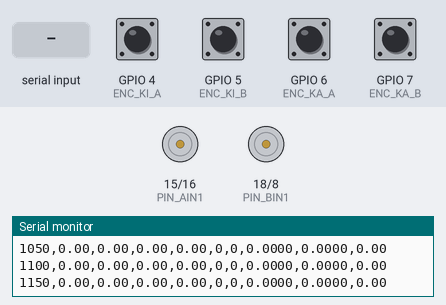
The sketch below on a simulated ESP32-S3. Parts: motor-driver pin pairs drawn as motors (green arrow = first pin HIGH = forward, orange = second pin HIGH = backward, longer = more drive, scaled by the enable pin), the last lines printed to the serial monitor. The inputs (shaded band) are chosen by the test bench; at power-on: GPIO 4 (ENC_KI_A), GPIO 5 (ENC_KI_B), GPIO 6 (ENC_KA_A), GPIO 7 (ENC_KA_B) HIGH.

Above: at 1.2 s.
1.3 s: "t90\n" received over Serial
At 1.46 s:
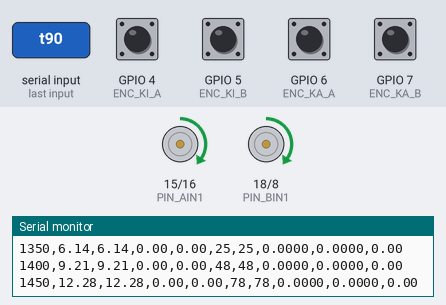
At 2.67 s:
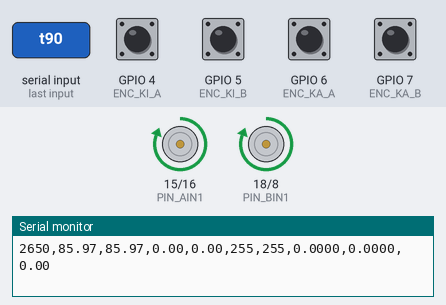
4.3 s: "a 100\n" received over Serial
5.8 s: "p\n" received over Serial
Timing chart, 0 to 8.8 s (numbered marks = the images above; inputs shaded):
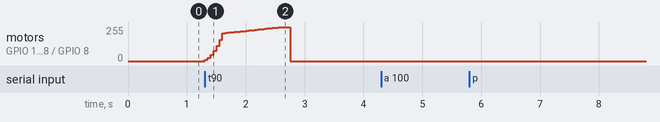

The sketch:

Uji_PID_Kecepatan_Roda_v2.ino
```cpp
// =====================================================================
// Uji PID Kecepatan Roda v2 (ESP32-S3 DevKit N16R8 + TB6612FNG + 2x JGA25-370)
//
// Perubahan terhadap Uji_Feedback_Encoder.ino (hasil analisis monev B400 rev 002):
//  1. Pin mengikuti PCB utama (SPEK_BERSAMA): motor kiri 15/16/17, encoder kanan 6/7.
//  2. Encoder dekode 4x (CHANGE di C1 dan C2). Kecepatan tetap dinyatakan dalam
//     "tick 1x per 50 ms" supaya gain hasil simulasi bisa dipakai langsung.
//  3. Kecepatan bertanda (tanpa abs) + PWM dua arah -> bisa maju, mundur, putar di tempat.
//  4. Tanda encoder dan motor bisa dibalik per sisi (encoder kanan terbalik saat uji 15 Okt).
//  5. Gain awal 0,75 / 2,25 / 0,25 (bentuk per-sampel, Ts 50 ms), derivatif dari
//     pengukuran (tanpa derivative kick), anti-windup bersyarat.
//  6. Pembatas akselerasi target (profil trapesium) -> gerak halus, arus rendah,
//     perlambatan jauh di bawah batas tip-over (~2,8 m/s^2).
//  7. Odometri (x, y, theta) RK2 dan reset origin, untuk validasi jarak.
//  8. Mode uji step 1 / step 2 / ramp otomatis + log CSV untuk plot respons.
//
// Asumsi yang WAJIB dicek (lihat B400 rev 002, tabel parameter):
//  - CPR_1X = 517 tick per putaran roda pada dekode 1x (11 PPR x rasio 47). Ukur:
//    perintah "c" lalu putar roda tepat 10 putaran dengan tangan, baca jumlah tick.
//  - Diameter roda 67 mm, track 231 mm.
//
// PERINGATAN - KONSTANTA TANDA (SIGN_*) BELUM DIKONFIRMASI DI PCB:
//  Konektor motor kanan CN9 di PCB berurutan BO2-BO1 (terbalik terhadap breadboard) dan
//  encoder kanan menghitung negatif saat maju pada uji 15 Okt. Sebelum menjalankan sketch ini,
//  tentukan SIGN_MOT_KI/KA dan SIGN_ENC_KI/KA dengan Bringup_PCB (menu 'm', roda diangkat)
//  atau uji_modul_b, lalu isi di bawah. Tanda salah = umpan balik positif: PID mendorong
//  PWM ke penuh dan roda "lari". Pengaman (9.) menghentikan motor bila itu terjadi.
//  9. Pengaman: bila |PWM| >= 240 lebih dari 400 ms sementara roda macet (kecepatan ~0)
//     atau kecepatan berlawanan tanda dengan target dan error terus membesar, kedua motor
//     dihentikan dan fault dikunci (ketik "f" untuk melepas setelah penyebab diperbaiki).
// =====================================================================

// ---------------- Pin (PCB utama rev 003/004) ----------------
const int PIN_PWMA = 17, PIN_AIN2 = 16, PIN_AIN1 = 15;   // motor KIRI
const int PIN_PWMB = 9,  PIN_BIN1 = 18, PIN_BIN2 = 8;    // motor KANAN (STBY diikat 3V3 di PCB)
const int ENC_KI_A = 4, ENC_KI_B = 5;                    // encoder kiri C1, C2
const int ENC_KA_A = 6, ENC_KA_B = 7;                    // encoder kanan C1, C2

// ---------------- Arah (ubah kalau uji menunjukkan terbalik) ----------------
// Saat diperintah maju, tick kedua roda harus naik positif. Di uji 15 Okt tick kanan negatif.
const int SIGN_ENC_KI = +1, SIGN_ENC_KA = -1;
const int SIGN_MOT_KI = +1, SIGN_MOT_KA = +1;   // CN9 di PCB urutannya BO2-BO1

// ---------------- Parameter fisik ----------------
const float CPR_1X  = 517.0f;     // ASUMSI, wajib diukur
const float R_RODA  = 0.0335f;    // m (roda 67 mm)
const float TRACK_L = 0.231f;     // m (jarak pusat roda kiri-kanan)
const float TS      = 0.050f;     // s, periode loop kecepatan (gain di bawah untuk 50 ms)
const unsigned long TS_MS = 50;
const float M_PER_TICK = 2.0f * PI * R_RODA / CPR_1X;   // m per tick 1x
const float TICK_PER_MPS = TS / M_PER_TICK;              // (tick/50 ms) per (m/s) ~ 122,8

// ---------------- PID (bentuk per-sampel, satuan tick 1x per 50 ms) ----------------
float Kp = 0.75f, Ki = 2.25f, Kd = 0.25f;   // titik awal dari simulasi; setel ulang di lantai
const float U_MAX = 255.0f;                 // batas PWM
const float U_MIN_GERAK = 0.0f;             // kompensasi zona mati PWM (isi setelah diukur, mis. 20)

// ---------------- Profil gerak ----------------
float A_MAX = 0.5f;      // m/s^2, batas akselerasi target (simulasi trapesium 0,5: percepatan puncak ~0,8 m/s^2, arus ~0,24 A)
const float V_MAX = 0.30f;   // m/s, batas kecepatan B200

// ---------------- Pengaman (stall / tanda salah) ----------------
const float PWM_JENUH = 240.0f;          // |PWM| dianggap jenuh mulai nilai ini
const unsigned long T_JENUH_MS = 400;    // lama jenuh + kondisi buruk sebelum fault
const float V_DIAM = 1.0f;               // tick 1x per 50 ms (~8 mm/s) dianggap diam

struct Pengaman {
  bool aktif = false;          // jendela pengamatan sedang berjalan
  unsigned long tMulai = 0;
  float eAwal = 0;             // |error| saat jendela mulai
};
Pengaman gKi, gKa;
bool fault = false;
char alasanFault[160] = "";

// ---------------- State ----------------
volatile long cntKi = 0, cntKa = 0;          // hitungan 4x
volatile uint8_t stKi = 0, stKa = 0;
long lastKi = 0, lastKa = 0;

struct Roda {
  float ref = 0;        // target akhir (tick/50 ms)
  float refRamp = 0;    // target setelah pembatas akselerasi
  float v = 0;          // kecepatan terukur (tick/50 ms, bertanda)
  float vPrev = 0;
  float integ = 0;
  float u = 0;
};
Roda ki, ka;

float odoX = 0, odoY = 0, odoTh = 0;         // pose di frame dunia {W}, origin = posisi saat reset
unsigned long tPrev = 0, tStart = 0;
bool logCsv = true;

// Mode uji otomatis
enum Mode { MANUAL, UJI_STEP, UJI_RAMP };
Mode mode = MANUAL;
unsigned long tUji = 0;

// Tabel transisi kuadratur: indeks = (state lama << 2) | state baru
const int8_t QDEC[16] = {0, -1, +1, 0, +1, 0, 0, -1, -1, 0, 0, +1, 0, +1, -1, 0};

void IRAM_ATTR isrKi() {
  uint8_t s = (digitalRead(ENC_KI_A) << 1) | digitalRead(ENC_KI_B);
  cntKi += QDEC[(stKi << 2) | s];
  stKi = s;
}
void IRAM_ATTR isrKa() {
  uint8_t s = (digitalRead(ENC_KA_A) << 1) | digitalRead(ENC_KA_B);
  cntKa += QDEC[(stKa << 2) | s];
  stKa = s;
}

void tulisMotor(int pinIn1, int pinIn2, int pinPwm, float u, int sign) {
  u *= sign;
  int pwm = (int)constrain(fabsf(u), 0.0f, U_MAX);
  if (pwm > 0 && pwm < U_MIN_GERAK) pwm = (int)U_MIN_GERAK;
  if (u > 0)      { digitalWrite(pinIn1, HIGH); digitalWrite(pinIn2, LOW);  }
  else if (u < 0) { digitalWrite(pinIn1, LOW);  digitalWrite(pinIn2, HIGH); }
  else            { digitalWrite(pinIn1, LOW);  digitalWrite(pinIn2, LOW);  }  // coast
  analogWrite(pinPwm, pwm);
}

float rampTarget(float now, float target) {
  float dmax = A_MAX * TS * TICK_PER_MPS;   // perubahan maksimum per sampel (tick/50 ms)
  if (target > now + dmax) return now + dmax;
  if (target < now - dmax) return now - dmax;
  return target;
}

void pid(Roda &w) {
  float e = w.refRamp - w.v;
  // derivatif dari pengukuran (bukan dari error) -> tidak ada lonjakan saat target berubah
  float d = -(w.v - w.vPrev);
  float uTanpaI = Kp * e + Kd * d;
  float iBaru = w.integ + e;
  float u = uTanpaI + Ki * iBaru;
  // anti-windup bersyarat: integral hanya diperbarui bila output tidak jenuh,
  // atau bila error membantu keluar dari jenuh
  if (fabsf(u) <= U_MAX || (u > U_MAX && e < 0) || (u < -U_MAX && e > 0)) w.integ = iBaru;
  u = uTanpaI + Ki * w.integ;
  w.u = constrain(u, -U_MAX, U_MAX);
  if (w.refRamp == 0 && w.ref == 0 && fabsf(w.v) < 0.5f) { w.u = 0; w.integ = 0; }  // berhenti bersih
  w.vPrev = w.v;
}

void setKecepatan(float vMps, float wRadps) {
  // kinematika invers differential drive
  float vR = vMps + wRadps * TRACK_L / 2.0f;
  float vL = vMps - wRadps * TRACK_L / 2.0f;
  vR = constrain(vR, -V_MAX, V_MAX);
  vL = constrain(vL, -V_MAX, V_MAX);
  ki.ref = vL * TICK_PER_MPS;
  ka.ref = vR * TICK_PER_MPS;
}

void stopSemua() {
  setKecepatan(0, 0);
  mode = MANUAL;
}

void kunciFault(const char *alasan) {
  fault = true;
  strncpy(alasanFault, alasan, sizeof(alasanFault) - 1);
  alasanFault[sizeof(alasanFault) - 1] = 0;
  stopSemua();
  ki.refRamp = ka.refRamp = 0;
  ki.u = ka.u = 0;
  ki.integ = ka.integ = 0;
  tulisMotor(PIN_AIN1, PIN_AIN2, PIN_PWMA, 0, 1);
  tulisMotor(PIN_BIN1, PIN_BIN2, PIN_PWMB, 0, 1);
  Serial.printf("# FAULT: %s\n", alasanFault);
  Serial.println("# Kedua motor DIHENTIKAN. Perbaiki penyebab lalu ketik f untuk melepas fault.");
}

// Pengaman per roda, dipanggil tiap sampel setelah pid(). Kembalikan true bila fault.
bool cekPengaman(Roda &w, Pengaman &g, const char *nama, const char *suf, unsigned long now) {
  float e = w.refRamp - w.v;
  bool jenuh = fabsf(w.u) >= PWM_JENUH;
  bool macet = fabsf(w.v) < V_DIAM;
  bool lawanTanda = (w.refRamp * w.v < 0) && !macet;
  if (!jenuh || !(macet || lawanTanda)) { g.aktif = false; return false; }
  if (!g.aktif) { g.aktif = true; g.tMulai = now; g.eAwal = fabsf(e); return false; }
  if (now - g.tMulai <= T_JENUH_MS) return false;
  char buf[160];
  if (macet) {
    snprintf(buf, sizeof(buf),
             "roda %s MACET: |PWM|=%.0f >= %.0f selama > %lu ms tetapi kecepatan %.2f tick/50ms (~0). "
             "Cek roda tertahan / kabel motor / encoder.",
             nama, fabsf(w.u), PWM_JENUH, T_JENUH_MS, w.v);
    kunciFault(buf);
    return true;
  }
  if (fabsf(e) >= g.eAwal) {   // error tidak mengecil = terus membesar
    snprintf(buf, sizeof(buf),
             "roda %s LARI / TANDA SALAH: kecepatan %.2f berlawanan tanda dengan target %.2f, "
             "error %.1f -> %.1f. Cek SIGN_MOT_%s / SIGN_ENC_%s.",
             nama, w.v, w.refRamp, g.eAwal, fabsf(e), suf, suf);
    kunciFault(buf);
    return true;
  }
  return false;   // error sedang mengecil (roda sedang berbalik arah dengan benar)
}

void resetOdo() {
  noInterrupts(); cntKi = 0; cntKa = 0; interrupts();
  lastKi = lastKa = 0;
  odoX = odoY = odoTh = 0;
}

void bacaSerial() {
  if (!Serial.available()) return;
  String s = Serial.readStringUntil('\n');
  s.trim();
  if (s.length() == 0) return;
  char c = s.charAt(0);
  float a = 0, b = 0;
  sscanf(s.c_str() + 1, "%f %f", &a, &b);
  if (fault && (c == 'v' || c == 't' || c == 'S' || c == 'R')) {
    Serial.printf("# DITOLAK, fault terkunci: %s\n# Ketik f untuk melepas fault.\n", alasanFault);
    return;
  }
  switch (c) {
    case 'v': setKecepatan(a, b); mode = MANUAL; break;          // v <m/s> <rad/s>
    case 't': ki.ref = ka.ref = a; mode = MANUAL; break;         // t <tick/50 ms> (seperti uji lama)
    case 's': stopSemua(); break;
    case 'p': Kp = a; Serial.printf("# Kp=%.3f\n", Kp); break;
    case 'i': Ki = a; Serial.printf("# Ki=%.3f\n", Ki); break;
    case 'd': Kd = a; Serial.printf("# Kd=%.3f\n", Kd); break;
    case 'a': A_MAX = a; Serial.printf("# A_MAX=%.2f m/s^2\n", A_MAX); break;
    case 'r': resetOdo(); Serial.println("# origin direset ke (0, 0, 0)"); break;
    case 'c': Serial.printf("# tick 1x kiri=%.1f kanan=%.1f\n", SIGN_ENC_KI * cntKi / 4.0f, SIGN_ENC_KA * cntKa / 4.0f); break;
    case 'S': resetOdo(); mode = UJI_STEP; tUji = millis(); Serial.println("# uji step mulai"); break;
    case 'R': resetOdo(); mode = UJI_RAMP; tUji = millis(); Serial.println("# uji ramp mulai"); break;
    case 'l': logCsv = !logCsv; break;
    case 'f':
      if (fault) {
        fault = false;
        gKi.aktif = gKa.aktif = false;
        ki.integ = ka.integ = 0;
        Serial.println("# fault dilepas. Motor tetap berhenti sampai ada perintah baru.");
      } else {
        Serial.println("# tidak ada fault.");
      }
      break;
    default: Serial.println("# perintah: v <m/s> <rad/s> | t <tick> | s | p/i/d <gain> | a <m/s2> | r | c | S | R | l | f (lepas fault)");
  }
}

// Urutan uji step: 0 -> step 1 (0,15 m/s) -> step 2 (0,30 m/s) -> 0, tiap 3 s.
// Dengan A_MAX besar (perintah "a 100") hasilnya respons step murni.
void jalankanUji() {
  float t = (millis() - tUji) / 1000.0f;
  if (mode == UJI_STEP) {
    if (t < 1)       setKecepatan(0.00f, 0);
    else if (t < 4)  setKecepatan(0.15f, 0);
    else if (t < 7)  setKecepatan(0.30f, 0);
    else if (t < 10) setKecepatan(0.00f, 0);
    else { stopSemua(); Serial.println("# uji step selesai"); }
  } else if (mode == UJI_RAMP) {
    if (t < 1)       setKecepatan(0, 0);
    else if (t < 5)  setKecepatan(0.075f * (t - 1), 0);   // ramp 0,075 m/s^2 sampai 0,30 m/s
    else if (t < 7)  setKecepatan(0.30f, 0);
    else if (t < 9)  setKecepatan(0, 0);
    else { stopSemua(); Serial.println("# uji ramp selesai"); }
  }
}

void setup() {
  Serial.begin(115200);
  Serial.setTimeout(20);
  pinMode(PIN_AIN1, OUTPUT); pinMode(PIN_AIN2, OUTPUT); pinMode(PIN_PWMA, OUTPUT);
  pinMode(PIN_BIN1, OUTPUT); pinMode(PIN_BIN2, OUTPUT); pinMode(PIN_PWMB, OUTPUT);
  tulisMotor(PIN_AIN1, PIN_AIN2, PIN_PWMA, 0, 1);
  tulisMotor(PIN_BIN1, PIN_BIN2, PIN_PWMB, 0, 1);

  // Encoder JGA25-370 dicatu 3V3, keluaran open-collector -> pull-up internal
  pinMode(ENC_KI_A, INPUT_PULLUP); pinMode(ENC_KI_B, INPUT_PULLUP);
  pinMode(ENC_KA_A, INPUT_PULLUP); pinMode(ENC_KA_B, INPUT_PULLUP);
  stKi = (digitalRead(ENC_KI_A) << 1) | digitalRead(ENC_KI_B);
  stKa = (digitalRead(ENC_KA_A) << 1) | digitalRead(ENC_KA_B);
  attachInterrupt(digitalPinToInterrupt(ENC_KI_A), isrKi, CHANGE);
  attachInterrupt(digitalPinToInterrupt(ENC_KI_B), isrKi, CHANGE);
  attachInterrupt(digitalPinToInterrupt(ENC_KA_A), isrKa, CHANGE);
  attachInterrupt(digitalPinToInterrupt(ENC_KA_B), isrKa, CHANGE);

  Serial.println("# Uji PID Kecepatan Roda v2. Ketik ? untuk daftar perintah.");
  Serial.println("t_ms,refKi,refKa,vKi,vKa,uKi,uKa,x_m,y_m,th_deg");
  tPrev = tStart = millis();
}

void loop() {
  bacaSerial();
  unsigned long now = millis();
  if (now - tPrev < TS_MS) return;
  tPrev += TS_MS;

  if (mode != MANUAL && !fault) jalankanUji();

  // 1) ukur kecepatan (tick 1x per 50 ms, bertanda)
  noInterrupts(); long cKi = cntKi, cKa = cntKa; interrupts();
  float dKi = SIGN_ENC_KI * (cKi - lastKi) / 4.0f;
  float dKa = SIGN_ENC_KA * (cKa - lastKa) / 4.0f;
  lastKi = cKi; lastKa = cKa;
  ki.v = dKi; ka.v = dKa;

  // 2) odometri RK2 (titik tengah) di frame dunia
  float sL = dKi * M_PER_TICK, sR = dKa * M_PER_TICK;
  float ds = (sR + sL) / 2.0f, dth = (sR - sL) / TRACK_L;
  odoX += ds * cosf(odoTh + dth / 2.0f);
  odoY += ds * sinf(odoTh + dth / 2.0f);
  odoTh += dth;

  // 3) profil akselerasi + PID tiap roda
  ki.refRamp = rampTarget(ki.refRamp, ki.ref);
  ka.refRamp = rampTarget(ka.refRamp, ka.ref);
  pid(ki); pid(ka);
  if (!fault) {
    if (!cekPengaman(ki, gKi, "KIRI", "KI", now)) cekPengaman(ka, gKa, "KANAN", "KA", now);
  }
  if (fault) {   // fault terkunci: paksa keluaran nol
    ki.ref = ka.ref = ki.refRamp = ka.refRamp = 0;
    ki.u = ka.u = 0;
    ki.integ = ka.integ = 0;
  }
  tulisMotor(PIN_AIN1, PIN_AIN2, PIN_PWMA, ki.u, SIGN_MOT_KI);
  tulisMotor(PIN_BIN1, PIN_BIN2, PIN_PWMB, ka.u, SIGN_MOT_KA);

  // 4) log CSV (bisa dibuka di Serial Plotter atau disalin ke Excel/Python)
  if (logCsv) {
    Serial.printf("%lu,%.2f,%.2f,%.2f,%.2f,%.0f,%.0f,%.4f,%.4f,%.2f\n",
                  now - tStart, ki.refRamp, ka.refRamp, ki.v, ka.v, ki.u, ka.u,
                  odoX, odoY, odoTh * 180.0f / PI);
  }
}
```

Measured:
- after the input at 1.3 s, motor on GPIO 15 (PIN_AIN1) / GPIO 16 (PIN_AIN2), motor on GPIO 18 (PIN_BIN1) / GPIO 8 (PIN_BIN2): rises from stopped to forward 255/255 in 1.3 s, then falls to stopped in 0.15 s
